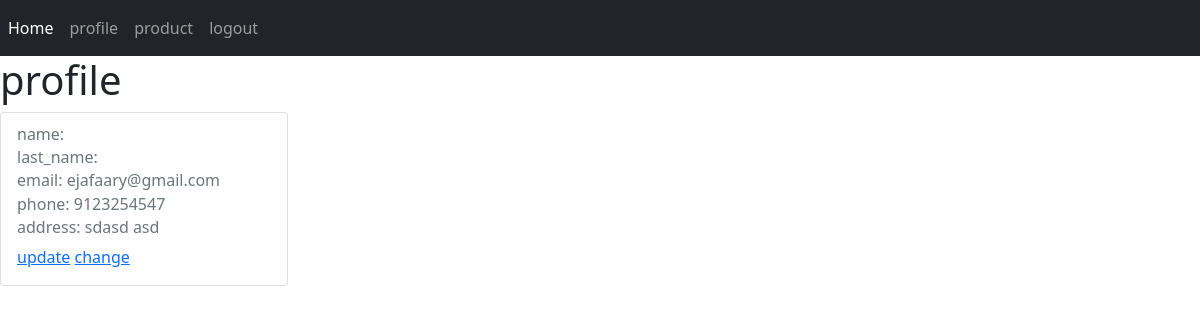
/accounts/profile/ (signed in), run on the app's committed database.
### accounts/models.py (models this page shows, shortened)
class Profile(models.Model):
    user = models.OneToOneField(User, on_delete=models.CASCADE) #har karbar yek safhe darad pas yek be yek ast.
    phone = models.IntegerField(null=True, blank=True)
    address = models.CharField(max_length=200 , null=True, blank= True)

### accounts/views.py (the view)
# urls.py: path('profile/', views.user_profile, name='profile'),
@login_required(login_url='accounts:login')
def user_profile(request):
    profile = Profile.objects.get(user_id=request.user.id)
    return render(request, 'accounts/profile.html',{'profile':profile})

### accounts/templates/accounts/profile.html (shortened to what this page needs)
{% extends 'base.html' %}
{% block body %}
<h1>profile</h1>
<div class="card" style="width: 18rem;">
    <div class="card-body">
        <h6 class="card-subtitle mb-2 text-muted">name: {{profile.user.first_name}}</h6>
        <h6 class="card-subtitle mb-2 text-muted">last_name: {{profile.user.last_name}}</h6>
        <h6 class="card-subtitle mb-2 text-muted">email: {{profile.user.email}}</h6>
        <h6 class="card-subtitle mb-2 text-muted">phone: {{ profile.phone }}</h6>
        <h6 class="card-subtitle mb-2 text-muted">address: {{profile.address}}</h6>
        <a href="{% url 'accounts:update'%}">update</a>
        <a href="{% url 'accounts:change' %}">change</a>
    </div>
  </div>
{% endblock %}

### data on the page
Profile: user.email "ejafaary@gmail.com", phone "9123254547", address "sdasd asd"
